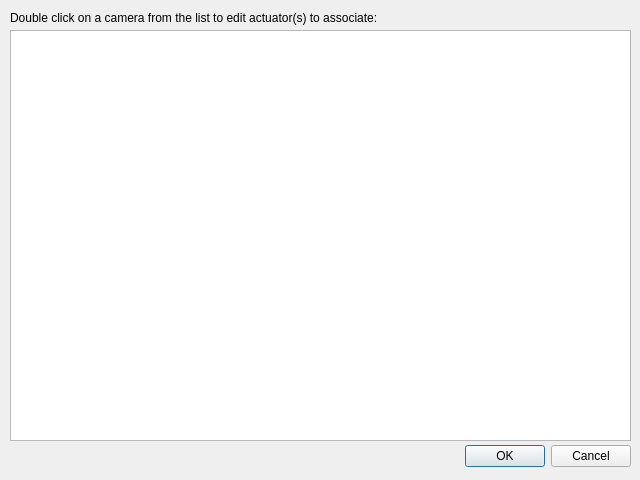
<?xml version="1.0" encoding="UTF-8"?>
<ui version="4.0">
 <class>DialogCameraActuatorAssociation</class>
 <widget class="QDialog" name="DialogCameraActuatorAssociation">
  <property name="geometry">
   <rect>
    <x>0</x>
    <y>0</y>
    <width>640</width>
    <height>480</height>
   </rect>
  </property>
  <property name="windowTitle">
   <string>Camera to Actuator associations</string>
  </property>
  <widget class="QDialogButtonBox" name="buttonBox">
   <property name="geometry">
    <rect>
     <x>10</x>
     <y>440</y>
     <width>621</width>
     <height>32</height>
    </rect>
   </property>
   <property name="orientation">
    <enum>Qt::Orientation::Horizontal</enum>
   </property>
   <property name="standardButtons">
    <set>QDialogButtonBox::StandardButton::Cancel|QDialogButtonBox::StandardButton::Ok</set>
   </property>
  </widget>
  <widget class="QTreeView" name="treeView">
   <property name="geometry">
    <rect>
     <x>10</x>
     <y>30</y>
     <width>621</width>
     <height>411</height>
    </rect>
   </property>
  </widget>
  <widget class="QLabel" name="label">
   <property name="geometry">
    <rect>
     <x>10</x>
     <y>10</y>
     <width>621</width>
     <height>16</height>
    </rect>
   </property>
   <property name="text">
    <string>Double click on a camera from the list to edit actuator(s) to associate:</string>
   </property>
  </widget>
 </widget>
 <resources/>
 <connections>
  <connection>
   <sender>buttonBox</sender>
   <signal>accepted()</signal>
   <receiver>DialogCameraActuatorAssociation</receiver>
   <slot>accept()</slot>
   <hints>
    <hint type="sourcelabel">
     <x>248</x>
     <y>254</y>
    </hint>
    <hint type="destinationlabel">
     <x>157</x>
     <y>274</y>
    </hint>
   </hints>
  </connection>
  <connection>
   <sender>buttonBox</sender>
   <signal>rejected()</signal>
   <receiver>DialogCameraActuatorAssociation</receiver>
   <slot>reject()</slot>
   <hints>
    <hint type="sourcelabel">
     <x>316</x>
     <y>260</y>
    </hint>
    <hint type="destinationlabel">
     <x>286</x>
     <y>274</y>
    </hint>
   </hints>
  </connection>
 </connections>
</ui>
